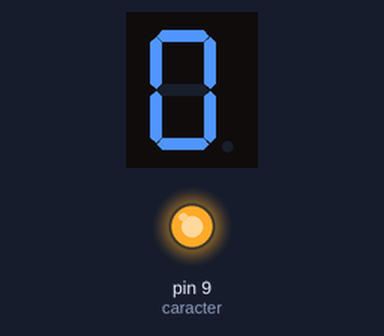
The sketch below on a simulated Arduino Uno, built with avr-gcc and run on an emulated ATmega328P. Shown: 1-digit seven-segment display, output pins drawn as LEDs (lit = HIGH). Wiring (inferred from the names in the program): 1-digit 7-segment display, segments lit when LOW: segments pin 2, pin 3, pin 4, pin 5, pin 6, pin 7, pin 8. The segment pins are drawn as the display they are named for; pins used as bus, display or sensor lines are not drawn.

Above: at 0.1 s.
At 2.1 s:
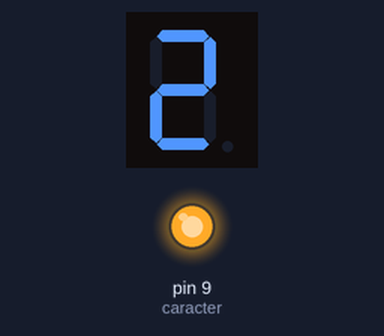
At 4.1 s:
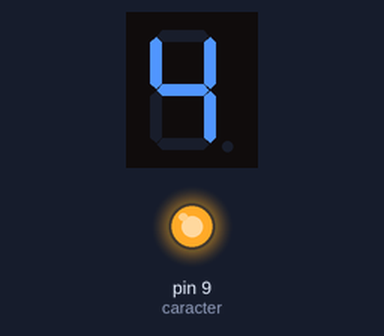
At 9.1 s:
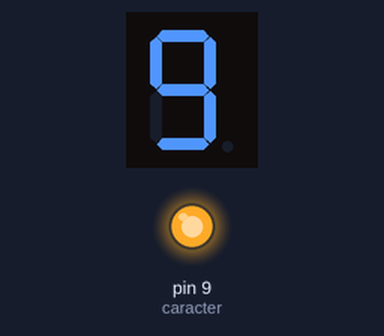
Timing chart, 0 to 10.6 s (numbered marks = the images above):
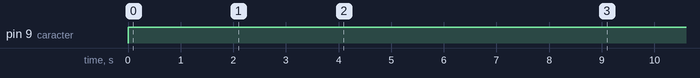

The sketch:

sketch_afisor.ino
```cpp
const int leds [] = {2, 3, 4, 5, 6, 7, 8};
const int caracter = 9;
const int numbers [] = {63, 6, 91, 79, 102, 109, 125, 7, 127, 111};

void setup() {
  for (int i = 0; i < 7; i++)
    pinMode(leds[i], OUTPUT);
  pinMode(caracter, OUTPUT);
}

void print_character(int val) {
  for (int i = 0; i < 7; i++) {
      digitalWrite(leds[i], !(val%2)); //activ pe 0
      val = val/2;
  }
}

void loop() {
  for ( int nr = 0; nr <= 9; nr++) {
    digitalWrite(caracter, HIGH);
    print_character(numbers[nr]);
    delay(1000);
    digitalWrite(caracter, LOW);
  }
/*
  for (int i = 0; i < 7; i++) {
    digitalWrite(caracter, HIGH);
    for (int j = 0; j < 7; j++)
      if (j == i)
        digitalWrite(leds[j], LOW);
      else
        digitalWrite(leds[j], HIGH);
    delay(1000);
    digitalWrite(caracter, LOW);
  }
*/ //activ pe 0
}
```

Measured:
- by itself, pin 9 (caracter): LOW → HIGH at 0.00 s
- by itself, everything shown: repeats every 10.0 s, in 11 steps
- what the display in image 1 shows lasts 1.0 s, from 2.0 s to 3.0 s
